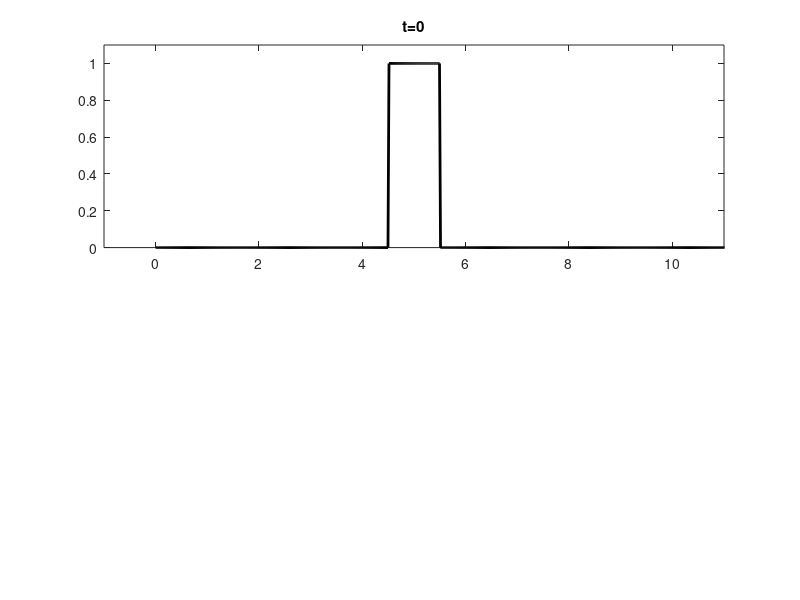

MATLAB code to generate this figure: (Note: this script raises an error after producing the figure.)
% Set up the computational space
% maximum population size
xmax = 10;
% plot window
ymin = 0;
ymax = 2;
% number of computational points
N = 2^10;
% create the discretization for the population density x
x = linspace(0,2*xmax,N);
%Number of generations
T = 100;
% right
rightv = find(x>xmax);
rightp = min(rightv-1);

% Growth parameters
y = x;
Kg = zeros(N,N);
growth = zeros(N,N);
phat = zeros(1,N);
% Growth rate
R = 5;
% Carrying capacity
K = 1;
% Growth function
% Beverton-Holt
% g = R*y./(1+(R-1)/K*y);
xmin = 0;
% Ricker
% g = y.*exp(R*(1-y/K));
% xmin = 0;
% Sigmoid Beverton-Holt
delta = 7;
g = R*y.^(delta)./(1+(K^(delta-1)*R-1)/K^delta*y.^(delta));
% g = R*y.^2./(1+(R-1)*y.^2);
% xmin = 1/(2*(R*K-1)/K^2)*(R-sqrt(R^2-4*(R*K-1)/K^2))
% minimum population size
%fun = @(t) t-R*t^(delta)./(1+(K^(delta-1)*R-1)/K^delta*t^(delta)); % function
%x0 = [0.1 K-0.1]; % initial interval
% xminA = fzero(fun,x0)
% left
% leftv = find(x<xmin);
% leftp = max(leftv+1);
xK = find(x<K);
xKpoint = max(xK+1);
% simpsons(g(1:xKpoint)-x(1:xKpoint),0,K);
% standard deviation in the growth
sigma_g = 0.1;

% Dispersal parameters
z = x;
% slope of dispersal function
alpha = 0.5;
gamma = 0.1;
lambda = 0.1;
% standard deviation in dispersal
sigma_d = 0.1;
% Function that determines the dispersal
s = alpha*z;
Kd = zeros(N,N);
dispersal = zeros(N,N);

% Initial condition
p = zeros( 1, N);
temp    = find(4.5<=x & x<=5.5);
p(temp) = ones(size(p(temp)));
% temp = find(xmin <=x & x <= xmax);
% p(temp) = 1/(xmax-xmin)*ones(size(p(temp)));

% Growth phase
tic;
P = zeros(T+1,N);
P(1,1:N) = p;
subplot(2,1,1)
plot(x,P(1,1:N),'k','Linewidth',2);
axis([xmin-1 xmax+1 ymin max(P(1,1:N))+0.1]);
title('t=0');
% pause(1);
for j=1:T
    for i=1:N
        Kg(i,1:N) = exp(-(x(i)-g).^2/(2*sigma_g^2))/sqrt(2*pi*sigma_g^2);
        % Kg(i,1:N)=Kg(i,1:N)/simpsons(Kg(i,1:N),xmin,xmax);
        growth(i,1:N) = Kg(i,1:N).*p;
        phat(i) = simpsons(growth(i,1:N),0,2*xmax);
        if phat(i) < 0
            phat(i)=0;
        end
    end
    % Compute the expected dispersal at density z
    Ez = simpsons(s.*phat,0,2*xmax);
    % xEz = find(x<Ez);
    % xEzpoint = max(xEz+1);
    % Dispersal phase
    % d = y+Ez;
    % d = phat;
    d = max(y,Ez);
    % d = Ez*(K+exp(-(y-Ez)/gamma)./(gamma*(1+exp(-(y-Ez)/gamma)).^2)); 
    fract = simpsons(phat,0,2*xmax);
    if fract > 1
        phat = phat/fract;
    end
    fract = simpsons(phat,0,2*xmax);
    for i=1:N
        % Gaussian dispersal
        Kd(i,1:N) = exp(-(x(i)-d).^2/(2*sigma_d^2))/sqrt(2*pi*sigma_d^2);
        dispersal(i,1:N) = Kd(i,1:N).*phat;
        
        % Uniform dispersal with mean Ez
%         if x(i) < 2*Ez
%             dispersal(i,1:N) = 1/(2*Ez)*phat;
%         else
%             dispersal(i,1:N) = 0;
%         end
        
        % Laplce recolonization
        p(i) = simpsons(dispersal(i,1:N),0,2*xmax)...
            + (1-fract)*simpsons(1/(2*lambda)*exp(-(abs(x(i)-y))/lambda).*phat,0,2*xmax);
        
        % No recolonization
        % p(i) = simpsons(dispersal(i,1:N),0,2*xmax);
        % Uniform recolonization
%         if x(i) < K
%             p(i) = simpsons(dispersal(i,1:N),0,2*xmax) + (1-fract)*simpsons(1/(K)*phat,0,2*xmax);
%         else
%             p(i) = simpsons(dispersal(i,1:N),0,2*xmax);
%         end
        
        if p(i) < 0.0001
            p(i)=0;
        end
        %o(i) = simpsons(dispersal(i,1:N),0,2*xmax);
        %oo(i) = simpsons(1/(2*lambda)*exp(-(abs(x(i)-y))/lambda).*phat,0,2*xmax);
    end
    total = simpsons(p,0,2*xmax);
    if total>1
        p = p/total;
    end
    P(j+1,1:N) = p;
    % Plot the probability for each generation
    subplot(2,1,2)
    plot(x,P(j+1,1:N),'k','Linewidth',2);
    axis([-0.5 xmax ymin max(P(j+1,1:N))+0.1]);
    title(['t = ',num2str(j)]);
    xlabel('population density ($x$)');
    ylabel('metapopulation density ($p_t(x)$)');
    % pause(1);
    drawnow;
    %simpsons(P(j+1,1:N),0,2*xmax)
    simpsons(p,0,2*xmax)
end
% plot(x,P(T+1,1:N));
% axis([xmin-1 xmax+1 ymin ymax]);
% trapz(x,P(T+1,1:N))
toc;